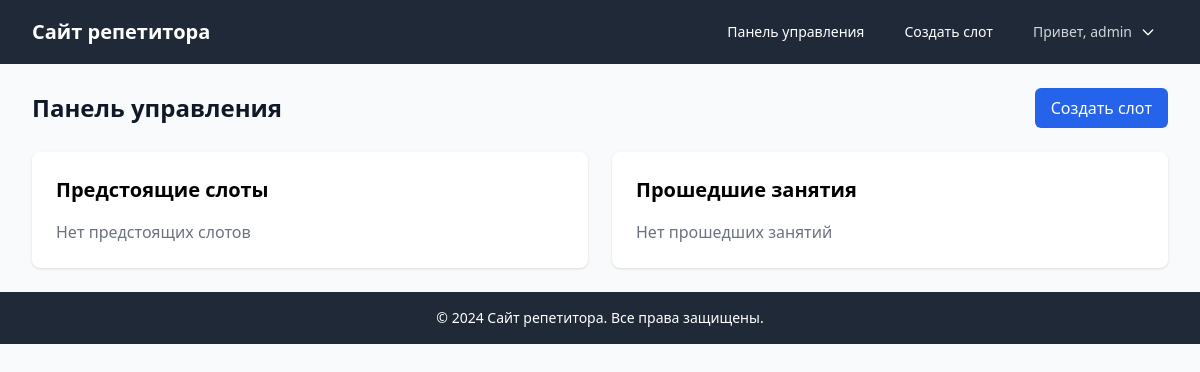
The page /tutor/ (signed in) on the database as committed earlier.
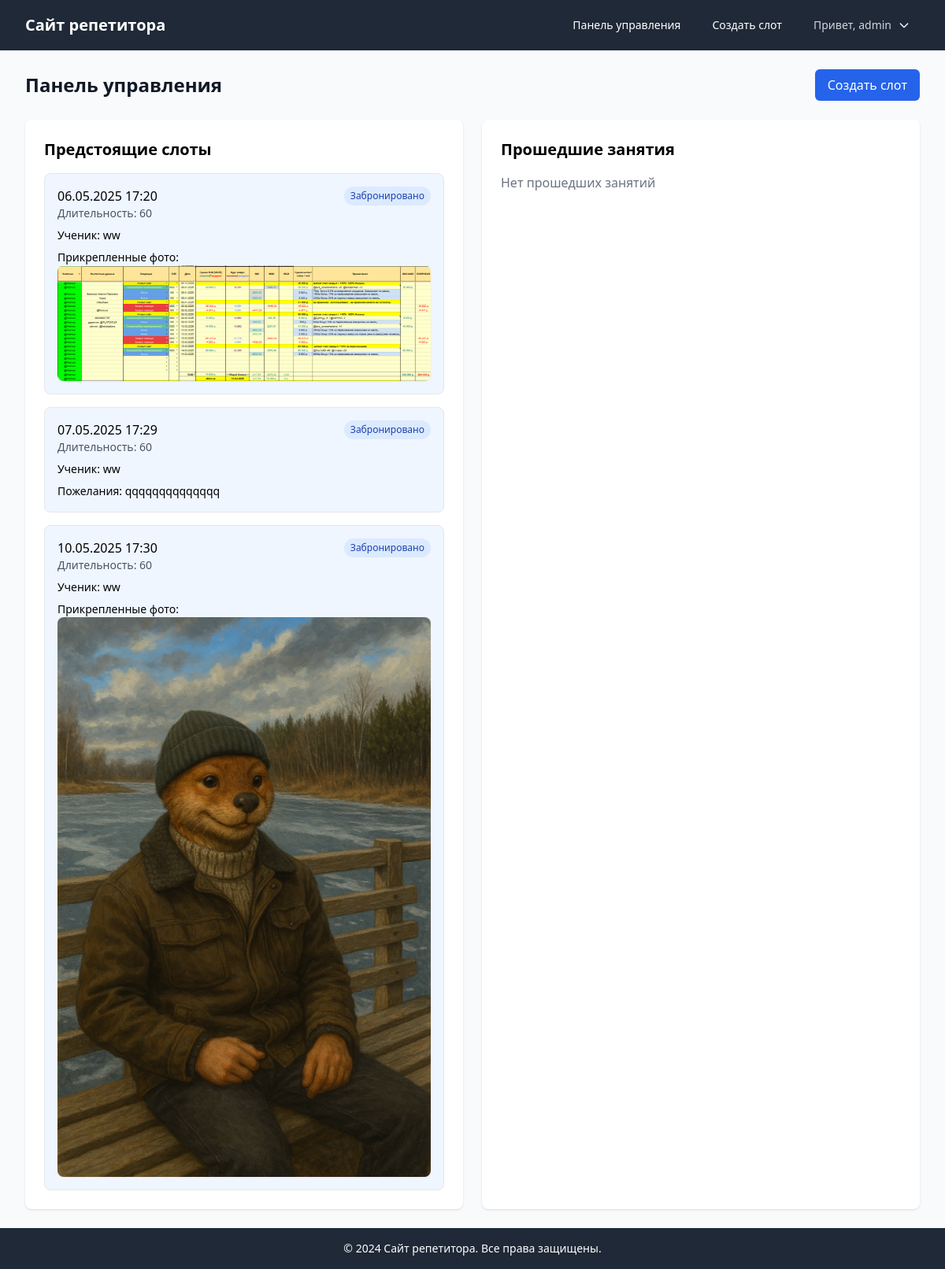
The same page on the database as committed later.
### scheduler/models.py (models this page shows, shortened)
class TimeSlot(models.Model):
    STATUS_CHOICES = [
        ('available', 'Доступно'),
        ('booked', 'Забронировано'),
        ('completed', 'Завершено'),
        ('cancelled', 'Отменено'),
    ]
    tutor = models.ForeignKey(User, on_delete=models.CASCADE, related_name='time_slots')
    student = models.ForeignKey(User, on_delete=models.SET_NULL, null=True, blank=True, related_name='booked_slots')
    datetime = models.DateTimeField()
    status = models.CharField(max_length=10, choices=STATUS_CHOICES, default='available')
    duration = models.IntegerField(default=60, help_text='Длительность в минутах')
    notes = models.TextField(blank=True)

class Lesson(models.Model):
    STATUS_CHOICES = [
        ('scheduled', 'Запланировано'),
        ('completed', 'Завершено'),
        ('cancelled', 'Отменено'),
    ]
    time_slot = models.OneToOneField(TimeSlot, on_delete=models.CASCADE, related_name='lesson')
    student = models.ForeignKey(User, on_delete=models.CASCADE, related_name='lessons')
    status = models.CharField(max_length=10, choices=STATUS_CHOICES, default='scheduled')
    homework = models.TextField(blank=True)
    notes = models.TextField(blank=True)
    photos = models.ImageField(upload_to='lesson_photos/%Y/%m/%d/', blank=True, null=True)
    created_at = models.DateTimeField(auto_now_add=True)

### scheduler/views.py (the view)
# urls.py: path('tutor/', views.tutor_dashboard, name='tutor_dashboard'),
@login_required
@user_passes_test(is_tutor)
def tutor_dashboard(request):
    start_date = timezone.now()
    end_date = start_date + timedelta(days=7)
    slots = TimeSlot.objects.filter(
        tutor=request.user,
        datetime__range=[start_date, end_date]
    ).order_by('datetime')
    lessons = Lesson.objects.filter(
        time_slot__tutor=request.user,
        time_slot__datetime__range=[start_date, end_date]
    ).order_by('time_slot__datetime')
    context = {
        'slots': slots,
        'lessons': lessons,
        'upcoming_slots': slots.filter(datetime__gte=timezone.now()),
        'past_lessons': lessons.filter(time_slot__datetime__lt=timezone.now()),
    }
    return render(request, 'scheduler/tutor_dashboard.html', context)

### scheduler/views.py (called while the page is built)
def is_tutor(user):
    return user.groups.filter(name='Tutors').exists()

### scheduler/templates/scheduler/tutor_dashboard.html (shortened to what the changed rows need)
{% extends 'base.html' %}
{% block content %}
<div class="space-y-6">
    <div class="flex justify-between items-center">
        <h1 class="text-2xl font-bold text-gray-900">Панель управления</h1>
    </div>
    <div class="grid grid-cols-1 md:grid-cols-2 gap-6">
        <div class="bg-white shadow rounded-lg p-6">
            <h2 class="text-xl font-semibold mb-4">Предстоящие слоты</h2>
            {% if upcoming_slots %}
                <div class="space-y-4">
                    {% for slot in upcoming_slots %}
                        <div class="border rounded-lg p-4 {% if slot.status == 'booked' %}bg-blue-50{% elif slot.status == 'available' %}bg-green-50{% else %}bg-gray-50{% endif %}">
                            <div class="flex justify-between items-start">
                                <div>
                                    <p class="font-medium">{{ slot.datetime|date:"d.m.Y H:i" }}</p>
                                    <p class="text-sm text-gray-600">Длительность: {{ slot.duration }}</p>
                                </div>
                                <span class="px-2 py-1 text-xs rounded-full
                                    {% if slot.status == 'available' %}bg-green-100 text-green-800
                                    {% elif slot.status == 'booked' %}bg-blue-100 text-blue-800
                                    {% else %}bg-gray-100 text-gray-800{% endif %}">
                                    {{ slot.get_status_display }}
                                </span>
                            </div>
                            {% if slot.student %}
                                <p class="mt-2 text-sm">Ученик: {{ slot.student.get_full_name|default:slot.student.username }}</p>
                                {% if slot.lesson.notes %}
                                    <p class="mt-2 text-sm">Пожелания: {{ slot.lesson.notes }}</p>
                                {% endif %}
                                {% if slot.lesson.photos %}
                                    <div class="mt-2">
                                        <p class="text-sm font-medium mb-1">Прикрепленные фото:</p>
                                        <img src="{{ slot.lesson.photos.url }}" alt="Фото к занятию" class="max-w-xs rounded-lg shadow-sm">
                                    </div>
                                {% endif %}
                            {% endif %}
                        </div>
                    {% endfor %}
                </div>
            {% else %}
                <p class="text-gray-500">Нет предстоящих слотов</p>
            {% endif %}
        </div>
        <div class="bg-white shadow rounded-lg p-6">
            <h2 class="text-xl font-semibold mb-4">Прошедшие занятия</h2>
        </div>
    </div>
</div>
{% endblock %}

Rows that differ between the two databases and show on the page:
added TimeSlot: datetime "06.05.2025 17:20", duration "60", status "Забронировано", student.get_full_name "ww", lesson.photos (picture)
added TimeSlot: datetime "07.05.2025 17:29", duration "60", status "Забронировано", student.get_full_name "ww", lesson.notes "qqqqqqqqqqqqqq"
added TimeSlot: datetime "10.05.2025 17:30", duration "60", status "Забронировано", student.get_full_name "ww", lesson.photos (picture)
Other text that changed with them:
text no longer shown: "Нет предстоящих слотов"
